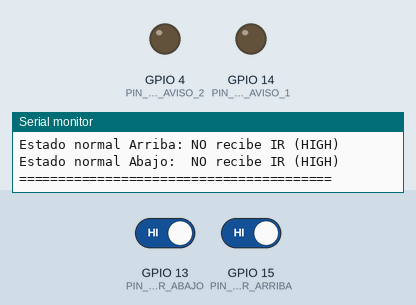
Bench run of a sketch on a simulated ESP32. Shown: output pins drawn as LEDs (lit = HIGH), the last lines printed to the serial monitor. The test bench sets the inputs (shaded band); at power-on: GPIO 13 (PIN_SENSOR_ABAJO) HIGH, GPIO 15 (PIN_SENSOR_ARRIBA) HIGH. Pins used as bus, display or sensor lines are not drawn.

Above: at 4.2 s.
4.3 s: GPIO 13 (PIN_SENSOR_ABAJO) driven LOW
At 5.5 s:
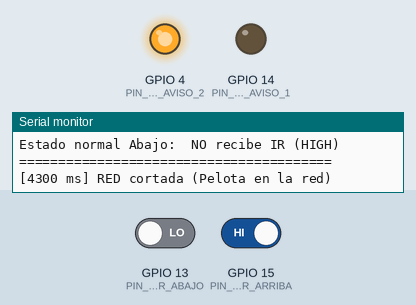
5.8 s: GPIO 15 (PIN_SENSOR_ARRIBA) driven LOW
At 7.0 s:
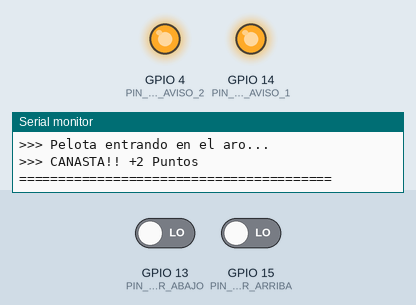
7.3 s: GPIO 13 (PIN_SENSOR_ABAJO) driven HIGH
At 8.8 s:
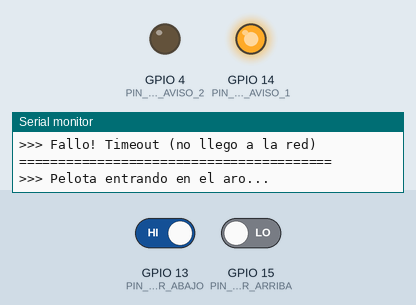
9.3 s: GPIO 15 (PIN_SENSOR_ARRIBA) driven HIGH
At 10.7 s:
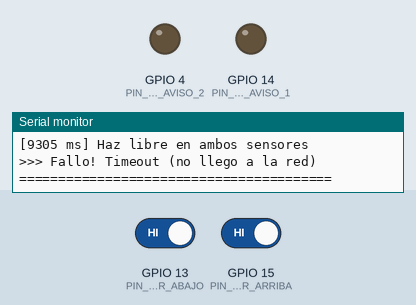
Timing chart, 0 to 11.8 s (numbered marks = the images above; inputs shaded):
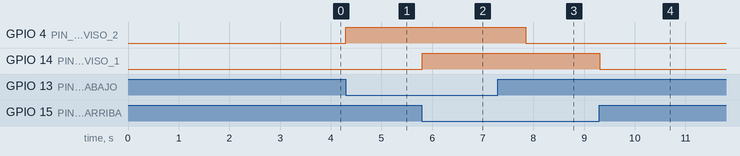

The sketch:

test_sensors.ino
```cpp
/*
 * DETECTOR DE CANASTA - ESP32
 * Lógica invertida: LOW = haz libre (recibe IR), HIGH = obstáculo (cortado)
 */

// ==================== ESTRUCTURA PARA LECTURAS ====================
struct LecturaSensores {
  bool arribaDetectado;  // true = OBSTÁCULO detectado (haz cortado)
  bool abajoDetectado;   // true = OBSTÁCULO detectado (haz cortado)
};

// ==================== CONFIGURACIÓN DE PINES ====================
const int PIN_SENSOR_ARRIBA = 15;
const int PIN_SENSOR_ABAJO  = 13;
const int PIN_IR_EMISOR     = 12;
const int PIN_LED_AVISO_1   = 14;
const int PIN_LED_AVISO_2   = 4;

// ==================== CONFIGURACIÓN IR ====================
const int FRECUENCIA_IR = 38000;
const int RESOLUCION_PWM = 8;
const int DUTY_CYCLE = 127;

// ==================== TEMPORIZACIÓN ====================
const unsigned long TIEMPO_MAXIMO_CAIDA = 600;
const unsigned long DELAY_RAFAGA = 2;
const unsigned long DELAY_RECUPERACION = 15;
const unsigned long DELAY_ANTI_REBOTE = 1000;

// ==================== VARIABLES DE ESTADO ====================
bool pelotaEnAro = false;
unsigned long tiempoDeteccionAro = 0;

// Calibración: estado normal sin obstáculos
bool estadoNormalArriba = false;  // true = normalmente recibe IR (LOW)
bool estadoNormalAbajo = false;   // true = normalmente recibe IR (LOW)

// ==================== SETUP ====================
void setup() {
  Serial.begin(115200);
  delay(1000);

  pinMode(PIN_SENSOR_ARRIBA, INPUT);
  pinMode(PIN_SENSOR_ABAJO, INPUT);
  pinMode(PIN_LED_AVISO_1, OUTPUT);
  pinMode(PIN_LED_AVISO_2, OUTPUT);

  ledcAttach(PIN_IR_EMISOR, FRECUENCIA_IR, RESOLUCION_PWM);
  ledcWrite(PIN_IR_EMISOR, 0);

  Serial.println("========================================");
  Serial.println("  SISTEMA DE DETECCION DE CANASTA");
  Serial.println("========================================");

  // === CALIBRACIÓN AUTOMÁTICA ===
  Serial.println("Calibrando sensores... NO PONGAS LA PELOTA");
  delay(2000);

  // Encender emisor y leer estado base
  ledcWrite(PIN_IR_EMISOR, DUTY_CYCLE);
  delay(5);
  estadoNormalArriba = (digitalRead(PIN_SENSOR_ARRIBA) == LOW);  // LOW = recibe IR
  estadoNormalAbajo = (digitalRead(PIN_SENSOR_ABAJO) == LOW);   // LOW = recibe IR
  ledcWrite(PIN_IR_EMISOR, 0);

  Serial.print("Estado normal Arriba: ");
  Serial.println(estadoNormalArriba ? "Recibe IR (LOW)" : "NO recibe IR (HIGH)");
  Serial.print("Estado normal Abajo:  ");
  Serial.println(estadoNormalAbajo ? "Recibe IR (LOW)" : "NO recibe IR (HIGH)");
  Serial.println("========================================\n");
}

// ==================== FUNCIONES ====================

LecturaSensores leerSensoresIR() {
  LecturaSensores lectura;

  ledcWrite(PIN_IR_EMISOR, DUTY_CYCLE);
  delay(DELAY_RAFAGA);

  // Leer sensores
  bool rawArriba = (digitalRead(PIN_SENSOR_ARRIBA) == LOW);  // LOW = recibe IR
  bool rawAbajo = (digitalRead(PIN_SENSOR_ABAJO) == LOW);    // LOW = recibe IR

  ledcWrite(PIN_IR_EMISOR, 0);

  // Detectar obstáculo: si el estado cambia respecto al normal
  // Si normalmente recibe IR (LOW) y ahora es HIGH = obstáculo
  lectura.arribaDetectado = (rawArriba != estadoNormalArriba);
  lectura.abajoDetectado = (rawAbajo != estadoNormalAbajo);

  return lectura;
}

void actualizarLEDs(bool arriba, bool abajo) {
  digitalWrite(PIN_LED_AVISO_1, arriba ? HIGH : LOW);
  digitalWrite(PIN_LED_AVISO_2, abajo ? HIGH : LOW);
}

// ==================== LOOP ====================
void loop() {
  LecturaSensores lectura = leerSensoresIR();

  // --- DEBUG: Mostrar estado crudo y procesado ---
  static bool prevArriba = false;
  static bool prevAbajo = false;

  if (lectura.arribaDetectado != prevArriba || lectura.abajoDetectado != prevAbajo) {
    Serial.print("[");
    Serial.print(millis());
    Serial.print(" ms] ");

    if (lectura.arribaDetectado && lectura.abajoDetectado) {
      Serial.println("AMBOS cortados (Pelota pasando por aro y red!)");
    } else if (lectura.arribaDetectado) {
      Serial.println("ARO cortado (Pelota en el aro)");
    } else if (lectura.abajoDetectado) {
      Serial.println("RED cortada (Pelota en la red)");
    } else {
      Serial.println("Haz libre en ambos sensores");
    }

    prevArriba = lectura.arribaDetectado;
    prevAbajo = lectura.abajoDetectado;
  }

  actualizarLEDs(lectura.arribaDetectado, lectura.abajoDetectado);

  // --- LÓGICA DE CANASTA ---
  if (lectura.arribaDetectado && !pelotaEnAro) {
    pelotaEnAro = true;
    tiempoDeteccionAro = millis();
    Serial.println("\n>>> Pelota entrando en el aro...");
  }

  if (pelotaEnAro) {
    unsigned long transcurrido = millis() - tiempoDeteccionAro;

    if (lectura.abajoDetectado) {
      Serial.println(">>> CANASTA!! +2 Puntos");
      Serial.println("========================================\n");
      pelotaEnAro = false;
      delay(DELAY_ANTI_REBOTE);
    } else if (transcurrido > TIEMPO_MAXIMO_CAIDA) {
      Serial.println(">>> Fallo! Timeout (no llego a la red)");
      Serial.println("========================================\n");
      pelotaEnAro = false;
    }
  }

  delay(DELAY_RECUPERACION);
}
```

Measured:
- after the input at 4.3 s, GPIO 4 (PIN_LED_AVISO_2): LOW → HIGH at once
- after the input at 5.8 s, GPIO 14 (PIN_LED_AVISO_1): LOW → HIGH at once
- after the input at 7.3 s, GPIO 4 (PIN_LED_AVISO_2): HIGH → LOW after 0.55 s
- after the input at 9.3 s, GPIO 14 (PIN_LED_AVISO_1): HIGH → LOW at once
